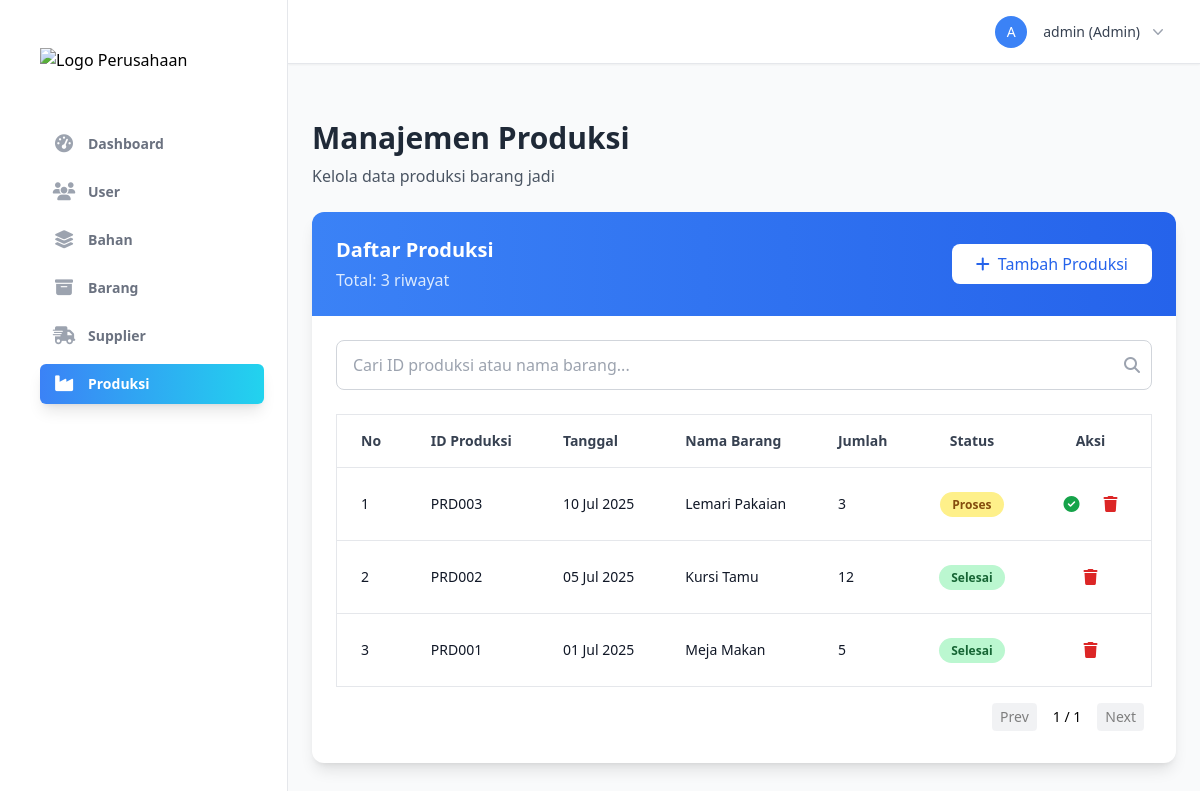
Screenshot of /pages/production_management.php (signed in) with the database file from the repository.
### tables this page shows
CREATE TABLE produksi (
    id_produksi VARCHAR(25) PRIMARY KEY,
    kd_barang VARCHAR(25) NOT NULL,
    tgl_produksi DATE NOT NULL,
    status ENUM('Proses', 'Selesai') NOT NULL DEFAULT 'Proses',
    jumlah_produksi INTEGER NOT NULL,
    FOREIGN KEY (kd_barang) REFERENCES barang(kd_barang)
);

CREATE TABLE barang (
    kd_barang VARCHAR(25) PRIMARY KEY,
    nama_barang VARCHAR(200) NOT NULL,
    stok INTEGER NOT NULL
);

### pages/production_management.php (the view, shortened to what this page needs)
<?php
require_once '../config/db_connect.php';
require_once '../includes/header.php';
$search_query = $_GET['search'] ?? '';
$perPage = 10;
$page = isset($_GET['page']) ? max(1, intval($_GET['page'])) : 1;
$offset = ($page - 1) * $perPage;
$stmt = $pdo->prepare("SELECT COUNT(*) FROM produksi p JOIN barang b ON p.kd_barang = b.kd_barang WHERE p.id_produksi LIKE :search OR b.nama_barang LIKE :search");
$stmt->bindValue(':search', '%' . $search_query . '%');
$stmt->execute();
$totalItems = $stmt->fetchColumn();
$totalPages = ceil($totalItems / $perPage);
$sql = "SELECT p.*, b.nama_barang AS product_name FROM produksi p JOIN barang b ON p.kd_barang = b.kd_barang WHERE p.id_produksi LIKE :search OR b.nama_barang LIKE :search ORDER BY p.tgl_produksi DESC LIMIT :limit OFFSET :offset";
$stmt = $pdo->prepare($sql);
$stmt->bindValue(':search', '%' . $search_query . '%');
$stmt->bindValue(':limit', $perPage, PDO::PARAM_INT);
$stmt->bindValue(':offset', $offset, PDO::PARAM_INT);
$stmt->execute();
$productions = $stmt->fetchAll(PDO::FETCH_ASSOC);
?>
<head>
    <link rel="stylesheet" href="../assets/css/responsive.css">
    <script src="https://cdn.tailwindcss.com"></script>
</head>
<div class="flex min-h-screen ">
    <?php require_once '../includes/sidebar.php'; ?>
    <main class="flex-1 p-6">
        <div id="productionManagement" class="section active">
            <div class="mb-6">
                <h2 class="text-3xl font-bold text-gray-800">Manajemen Produksi</h2>
                <p class="text-gray-600 mt-2">Kelola data produksi barang jadi</p>
            </div>
            <div class="bg-white rounded-xl shadow-lg overflow-hidden">
                <div class="bg-gradient-to-r from-blue-500 to-blue-600 p-6">
                    <div class="flex justify-between items-center card-header">
                        <div>
                            <h3 class="text-xl font-semibold text-white">Daftar Produksi</h3>
                            <p class="text-blue-100 mt-1">Total: <?php echo $totalItems; ?> riwayat</p>
                        </div>
                        <button onclick="showAddProductionForm()" class="add-button bg-white text-blue-600 hover:bg-blue-50 px-6 py-2 rounded-lg font-medium transition duration-200 flex items-center">
                            <i class="fas fa-plus mr-2"></i>Tambah Produksi
                        </button>
                    </div>
                </div>
                <div class="p-6">
                    <div class="mb-6 relative">
                        <input type="text" id="searchInput" name="search" class="w-full px-4 py-3 border border-gray-300 rounded-lg focus:outline-none focus:ring-2 focus:ring-indigo-500 pr-10" placeholder="Cari ID produksi atau nama barang..." value="<?php echo htmlspecialchars($search_query); ?>">
                        <span class="absolute right-3 top-1/2 transform -translate-y-1/2 text-gray-400">
                            <i class="fas fa-search"></i>
                        </span>
                    </div>
                    <div class="overflow-x-auto">
                        <table class="min-w-full responsive-table border border-gray-200" id="productionsTable">
                            <thead>
                                <tr class="border-b border-gray-200">
                                    <th class="px-6 py-4 text-left text-sm font-semibold text-gray-700">No</th>
                                    <th class="px-6 py-4 text-left text-sm font-semibold text-gray-700">ID Produksi</th>
                                    <th class="px-6 py-4 text-left text-sm font-semibold text-gray-700">Tanggal</th>
                                    <th class="px-6 py-4 text-left text-sm font-semibold text-gray-700">Nama Barang</th>
                                    <th class="px-6 py-4 text-left text-sm font-semibold text-gray-700">Jumlah</th>
                                    <th class="px-6 py-4 text-center text-sm font-semibold text-gray-700">Status</th>
                                    <th class="px-6 py-4 text-center text-sm font-semibold text-gray-700">Aksi</th>
                                </tr>
                            </thead>
                            <tbody id="productionsTableBody" class="bg-white divide-y divide-gray-200">
                                <?php
                                $i = 1;
                                foreach ($productions as $production): ?>
                                    <tr class="production-row" data-name="<?php echo strtolower(htmlspecialchars($production['id_produksi'] . ' ' . $production['product_name'])); ?>">
                                        <td data-label="No." class="px-6 py-4 text-sm text-gray-900"><?php echo $i++; ?></td>
                                        <td data-label="ID" class="px-6 py-4 text-sm text-gray-900"><?php echo htmlspecialchars($production['id_produksi']); ?></td>
                                        <td data-label="Tanggal" class="px-6 py-4 text-sm text-gray-900"><?php echo htmlspecialchars(date('d M Y', strtotime($production['tgl_produksi']))); ?></td>
                                        <td data-label="Barang" class="px-6 py-4 text-sm text-gray-900"><?php echo htmlspecialchars($production['product_name']); ?></td>
                                        <td data-label="Jumlah" class="px-6 py-4 text-sm text-gray-900"><?php echo htmlspecialchars($production['jumlah_produksi']); ?></td>
                                        <td data-label="Status" class="px-6 py-4 text-center text-sm font-semibold">
                                            <?php if ($production['status'] == 'Selesai'): ?>
                                                <span class="px-3 py-1 bg-green-200 text-green-800 rounded-full text-xs">Selesai</span>
                                            <?php else: ?>
                                                <span class="px-3 py-1 bg-yellow-200 text-yellow-800 rounded-full text-xs">Proses</span>
                                            <?php endif; ?>
                                        </td>
                                        <td class="px-6 py-4 text-center actions-cell">
                                            <div class="flex justify-center items-center space-x-2">
                                                <?php if ($production['status'] == 'Proses'): ?>
                                                    <button onclick="finishProduction('<?php echo $production['id_produksi']; ?>')" class="text-green-600 hover:text-green-800 hover:bg-green-100 p-2 rounded-lg transition duration-200" title="Selesaikan Produksi">
                                                        <i class="fas fa-check-circle"></i>
                                                    </button>
                                                <?php endif; ?>
                                                <button onclick="deleteProduction('<?php echo $production['id_produksi']; ?>')" class="text-red-600 hover:text-red-800 hover:bg-red-100 p-2 rounded-lg transition duration-200" title="Hapus">
                                                    <i class="fas fa-trash"></i>
                                                </button>
                                            </div>
                                        </td>
                                    </tr>
                                <?php endforeach; ?>
                            </tbody>
                        </table>
                    </div>
                    <div class="flex justify-end mt-2 p-2">
                        <div class="flex items-center space-x-2 text-sm">
                            <a href="?search=<?php echo urlencode($search_query); ?>&page=<?php echo max(1, $page - 1); ?>" class="px-2 py-1 bg-gray-200 rounded hover:bg-gray-300 <?php echo $page <= 1 ? 'opacity-50 cursor-not-allowed' : ''; ?>">Prev</a>
                            <span class="px-2"><?php echo $page; ?> / <?php echo $totalPages; ?></span>
                            <a href="?search=<?php echo urlencode($search_query); ?>&page=<?php echo min($totalPages, $page + 1); ?>" class="px-2 py-1 bg-gray-200 rounded hover:bg-gray-300 <?php echo $page >= $totalPages ? 'opacity-50 cursor-not-allowed' : ''; ?>">Next</a>
                        </div>
                    </div>
                </div>
            </div>
        </div>
    </main>
</div>
<?php require_once '../includes/footer.php'; ?>

### includes/header.php (shortened to what this page needs)
<?php
$currentUser = isset($_SESSION['user']) ? $_SESSION['user'] : null;
?>
<!DOCTYPE html>
<html lang="id" class="h-full bg-gray-50">
<head>
    <script src="https://cdn.tailwindcss.com"></script>
</head>
<body class="h-full">
    <div x-data="{ sidebarOpen: false }" class="min-h-full">
        <?php if ($currentUser): ?>
                                <?php include 'sidebar.php'; ?>
            <div class="hidden lg:fixed lg:inset-y-0 lg:z-50 lg:flex lg:w-72 lg:flex-col">
                <div class="flex grow flex-col gap-y-5 overflow-y-auto border-r border-gray-200 bg-white px-6 pb-4 pt-5">
                    <nav class="flex flex-1 flex-col">
                        <?php include 'sidebar.php'; ?>
                    </nav>
                </div>
            </div>
            <div class="lg:pl-72">
                <div class="sticky top-0 z-40 flex h-16 shrink-0 items-center gap-x-4 border-b border-gray-200 bg-white px-4 shadow-sm sm:gap-x-6 sm:px-6 lg:px-8 no-print">
                    <div class="flex flex-1 items-center justify-between">
                        <div class="flex items-center gap-x-4 lg:gap-x-6">
                            <div class="relative" x-data="{ open: false }">
                                <button type="button" class="flex items-center gap-x-2 text-sm font-semibold leading-6 text-gray-900" @click="open = !open">
                                    <div class="h-8 w-8 rounded-full bg-primary-500 flex items-center justify-center">
                                        <span class="text-sm font-medium text-white"><?php echo strtoupper(substr($currentUser['username'], 0, 1)); ?></span>
                                    </div>
                                    <span class="hidden lg:flex lg:items-center">
                                        <span class="ml-2 text-sm font-medium text-gray-700"><?php echo htmlspecialchars($currentUser['username']); ?> (<?php echo htmlspecialchars(ucfirst($currentUser['level'])); ?>)</span>
                                        <svg class="ml-2 h-5 w-5 text-gray-400" viewBox="0 0 20 20" fill="currentColor"><path fill-rule="evenodd" d="M5.23 7.21a.75.75 0 011.06.02L10 11.168l3.71-3.938a.75.75 0 111.08 1.04l-4.25 4.5a.75.75 0 01-1.08 0l-4.25-4.5a.75.75 0 01.02-1.06z" clip-rule="evenodd" /></svg>
                                    </span>
                                </button>
                            </div>
                        </div>
                    </div>
                </div>
                <main class="py-6 lg:py-8">
        <?php else: ?>
            <main class="flex min-h-full flex-col justify-center py-12 sm:px-6 lg:px-8">
                <div class="sm:mx-auto sm:w-full sm:max-w-md">
        <?php endif; ?>

### includes/sidebar.php (shortened to what this page needs)
<div class="flex h-full flex-col lg:w-64 p-4 ">
    <div class="flex h-16 shrink-0 items-center">
        <a href="dashboard.php" class="flex items-center gap-x-3">
            <img class="h-10 w-auto" src="../assets/images/logo.png" alt="Logo Perusahaan">
        </a>
    </div>
    <nav class="flex flex-1 flex-col mt-6">
        <ul role="list" class="flex flex-1 flex-col gap-y-7">
            <li>
                <?php
                $currentUserRole = $_SESSION['user']['level'] ?? '';
                $currentPage = basename($_SERVER['PHP_SELF']);
                $navigation = [
                    ['name' => 'Dashboard', 'href' => 'dashboard.php', 'icon' => 'fa-solid fa-gauge-high', 'roles' => ['admin', 'pegawai', 'pemilik']],
                    ['name' => 'User', 'href' => 'user_management.php', 'icon' => 'fa-solid fa-users', 'roles' => ['admin']],
                    ['name' => 'Bahan', 'href' => 'material_management.php', 'icon' => 'fa-solid fa-layer-group', 'roles' => ['admin']],
                    ['name' => 'Barang', 'href' => 'product_management.php', 'icon' => 'fa-solid fa-box-archive', 'roles' => ['admin']],
                    ['name' => 'Supplier', 'href' => 'supplier_management.php', 'icon' => 'fa-solid fa-truck-fast', 'roles' => ['admin']],
                    ['name' => 'Produksi', 'href' => 'production_management.php', 'icon' => 'fa-solid fa-industry', 'roles' => ['admin']],
                    ['name' => 'Penjualan', 'href' => 'sales_management.php', 'icon' => 'fa-solid fa-cart-shopping', 'roles' => ['pegawai']],
                    ['name' => 'Pembelian', 'href' => 'purchase_management.php', 'icon' => 'fa-solid fa-dolly', 'roles' => ['pegawai']],
                    ['name' => 'Biaya', 'href' => 'cost_management.php', 'icon' => 'fa-solid fa-file-invoice-dollar', 'roles' => ['pegawai']],
                    ['name' => 'Daftar Bahan', 'href' => 'material_list.php', 'icon' => 'fa-solid fa-list-ul', 'roles' => ['pegawai']],
                    ['name' => 'Daftar Barang', 'href' => 'product_list.php', 'icon' => 'fa-solid fa-list-check', 'roles' => ['pegawai']],
                    ['name' => 'Daftar Supplier', 'href' => 'supplier_list.php', 'icon' => 'fa-solid fa-address-book', 'roles' => ['pegawai']],
                    ['name' => 'Laporan', 'href' => 'reports.php', 'icon' => 'fa-solid fa-chart-pie', 'roles' => ['pemilik', 'pegawai']],
                ];
                ?>
                <ul role="list" class="space-y-2">
                    <?php foreach ($navigation as $item): ?>
                        <?php if (in_array($currentUserRole, $item['roles'])): ?>
                            <?php $isCurrent = ($currentPage === basename($item['href'])); ?>
                            <li>
                                <a href="<?php echo htmlspecialchars($item['href']); ?>"
                                    class="<?php echo $isCurrent
                                                ? 'bg-gradient-to-r from-blue-500 to-cyan-400 text-white shadow-lg'
                                                : 'text-gray-500 hover:text-gray-900 hover:bg-gray-100';
                                            ?> group flex items-center gap-x-3 rounded-md py-2 px-3 text-sm leading-6 font-semibold transition-all duration-200">
                                    <span class="flex items-center justify-center h-6 w-6">
                                        <i class="<?php echo htmlspecialchars($item['icon']); ?> <?php echo $isCurrent ? 'text-white' : 'text-gray-400 group-hover:text-gray-600'; ?> text-lg transition-all duration-200"></i>
                                    </span>
                                    <span><?php echo htmlspecialchars($item['name']); ?></span>
                                </a>
                            </li>
                        <?php endif; ?>
                    <?php endforeach; ?>
                </ul>
            </li>
        </ul>
    </nav>
</div>
<head>
    <link rel="stylesheet" href="https://cdnjs.cloudflare.com/ajax/libs/font-awesome/6.5.2/css/all.min.css" />
</head>

### includes/footer.php (shortened to what this page needs)
<!DOCTYPE html>
<html>
</div>
</html>

### rows the page displays
produksi: id_produksi "PRD003", tgl_produksi "10 Jul 2025", kd_barang.nama_barang "Lemari Pakaian", jumlah_produksi "3", status "Proses"
produksi: id_produksi "PRD002", tgl_produksi "05 Jul 2025", kd_barang.nama_barang "Kursi Tamu", jumlah_produksi "12", status "Selesai"
produksi: id_produksi "PRD001", tgl_produksi "01 Jul 2025", kd_barang.nama_barang "Meja Makan", jumlah_produksi "5", status "Selesai"

### other values shown
$item['name'] "Dashboard"
$item['name'] "User"
$item['name'] "Bahan"
$item['name'] "Barang"
$item['name'] "Supplier"
$item['name'] "Produksi"
substr($currentUser['username'], 0, 1) "A"
$currentUser['username'] "admin"
$currentUser['level'] "Admin"
$totalItems "3"
$page "1"
$totalPages "1"
